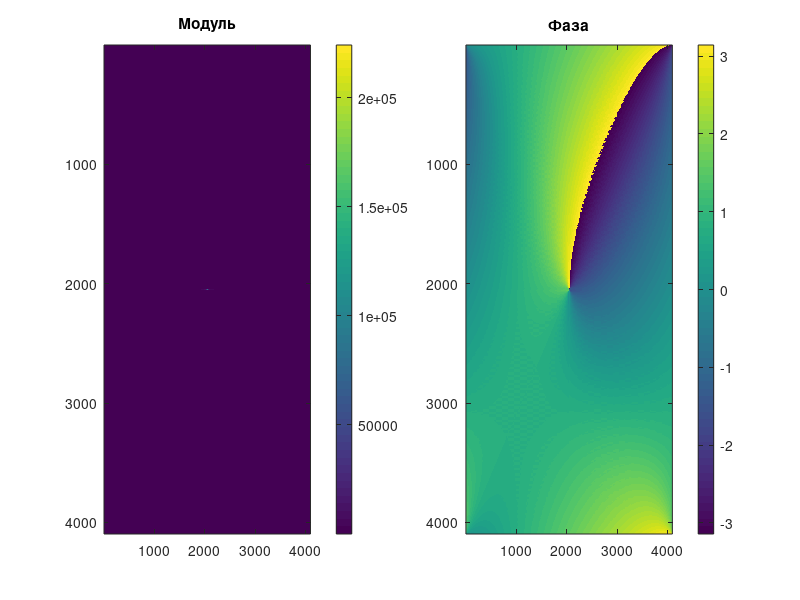

Source code (MATLAB):
m = 5  
R = 5
n = 4096

function result = f(r, phi)
	R_1_5 = 10*r.^5 - 12*r.^3 + 3*r;
	result = R_1_5 .* exp(1i * 5 * phi);
  end

  
[X, Y] = meshgrid(linspace(-R, R, n), linspace(-R, R, n));

tic

f_values = f(sqrt(X.^2 + Y.^2), atan2(Y, X));

F = fft2(f_values);
F *= 1.5 * R/n * R/n;
F = fftshift(F);

toc

% Вычисление модуля и фазы
magnitude = abs(F);
phase = angle(F);

% Построение графиков
figure;
subplot(1, 2, 1);
imagesc(magnitude);
title('Модуль');
colorbar;

subplot(1, 2, 2);
imagesc(phase);
title('Фаза');
colorbar;